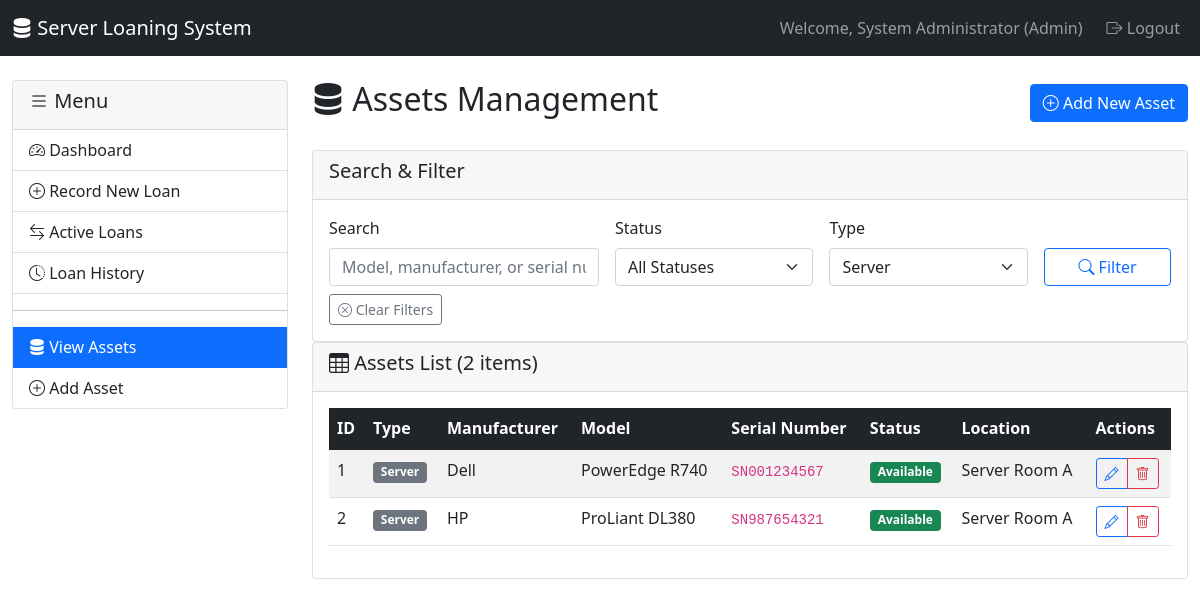
The app's page /admin/assets_list_refactored.php?type=Server (signed in) with its own data.
### tables this page shows
CREATE TABLE assets (
    asset_id INT AUTO_INCREMENT PRIMARY KEY,
    asset_type ENUM('Server', 'Security Appliance', 'Network Device', 'Other') NOT NULL,
    manufacturer VARCHAR(100),
    model VARCHAR(100) NOT NULL,
    serial_number VARCHAR(100) UNIQUE,
    specifications TEXT,
    status ENUM('Available', 'On Loan', 'Maintenance', 'Retired') DEFAULT 'Available',
    location VARCHAR(200),
    notes TEXT,
    created_at TIMESTAMP DEFAULT CURRENT_TIMESTAMP,
    updated_at TIMESTAMP DEFAULT CURRENT_TIMESTAMP ON UPDATE CURRENT_TIMESTAMP
);

### auth/check_auth.php (called while the page is built, shortened)
<?php
function getCurrentUserName() {
    return isset($_SESSION['full_name']) ? $_SESSION['full_name'] : $_SESSION['username'];
}
?>

### admin/assets_list_refactored.php (the view, shortened to what this page needs)
<?php
require_once '../auth/check_auth.php';
require_once '../config/db_config.php';
require_once '../includes/layout.php';
$search_term = $_GET['search'] ?? '';
$status_filter = $_GET['status'] ?? '';
$type_filter = $_GET['type'] ?? '';
$query = "SELECT * FROM assets WHERE 1=1";
$params = [];
$types = "";
if (!empty($type_filter)) {
    $query .= " AND asset_type = ?";
    $params[] = $type_filter;
    $types .= "s";
}
$query .= " ORDER BY created_at DESC";
if (!empty($params)) {
    $stmt = $conn->prepare($query);
    $stmt->bind_param($types, ...$params);
    $stmt->execute();
    $result = $stmt->get_result();
} else {
    $result = $conn->query($query);
}
$actionButton = '<a href="asset_add.php" class="btn btn-primary">
    <i class="bi bi-plus-circle"></i> Add New Asset
</a>';
echo renderPageHeader('Assets Management', 'server', $actionButton);
$filterForm = '
<form method="GET" class="row g-3">
    <div class="col-md-4">
        <label for="search" class="form-label">Search</label>
        <input type="text" class="form-control" name="search"
               placeholder="Model, manufacturer, or serial number"
               value="' . htmlspecialchars($search_term) . '">
    </div>
    <div class="col-md-3">
        <label for="status" class="form-label">Status</label>
        <select class="form-select" name="status">
            <option value="">All Statuses</option>
            <option value="Available"' . ($status_filter === 'Available' ? ' selected' : '') . '>Available</option>
            <option value="On Loan"' . ($status_filter === 'On Loan' ? ' selected' : '') . '>On Loan</option>
            <option value="Maintenance"' . ($status_filter === 'Maintenance' ? ' selected' : '') . '>Maintenance</option>
            <option value="Retired"' . ($status_filter === 'Retired' ? ' selected' : '') . '>Retired</option>
        </select>
    </div>
    <div class="col-md-3">
        <label for="type" class="form-label">Type</label>
        <select class="form-select" name="type">
            <option value="">All Types</option>
            <option value="Server"' . ($type_filter === 'Server' ? ' selected' : '') . '>Server</option>
            <option value="Security Appliance"' . ($type_filter === 'Security Appliance' ? ' selected' : '') . '>Security Appliance</option>
            <option value="Network Device"' . ($type_filter === 'Network Device' ? ' selected' : '') . '>Network Device</option>
            <option value="Other"' . ($type_filter === 'Other' ? ' selected' : '') . '>Other</option>
        </select>
    </div>
    <div class="col-md-2">
        <label class="form-label">&nbsp;</label>
        <div class="d-grid">
            <button type="submit" class="btn btn-outline-primary">
                <i class="bi bi-search"></i> Filter
            </button>
        </div>
    </div>
</form>';
if (!empty($search_term) || !empty($status_filter) || !empty($type_filter)) {
    $filterForm .= '<div class="mt-2">
        <a href="assets_list.php" class="btn btn-sm btn-outline-secondary">
            <i class="bi bi-x-circle"></i> Clear Filters
        </a>
    </div>';
}
echo renderCard('Search & Filter', $filterForm);
$tableContent = '';
if ($result->num_rows > 0) {
    $tableContent = '<div class="table-responsive">
        <table class="table table-striped table-hover">
            <thead class="table-dark">
                <tr>
                    <th>ID</th>
                    <th>Type</th>
                    <th>Manufacturer</th>
                    <th>Model</th>
                    <th>Serial Number</th>
                    <th>Status</th>
                    <th>Location</th>
                    <th>Actions</th>
                </tr>
            </thead>
            <tbody>';
    while ($asset = $result->fetch_assoc()) {
        $status_class = match($asset['status']) {
            'Available' => 'bg-success',
            'On Loan' => 'bg-warning text-dark',
            'Maintenance' => 'bg-info',
            'Retired' => 'bg-danger',
            default => 'bg-secondary'
        };
        $tableContent .= '<tr>
            <td>' . $asset['asset_id'] . '</td>
            <td><span class="badge bg-secondary">' . htmlspecialchars($asset['asset_type']) . '</span></td>
            <td>' . htmlspecialchars($asset['manufacturer'] ?? '') . '</td>
            <td>' . htmlspecialchars($asset['model']) . '</td>
            <td><code>' . htmlspecialchars($asset['serial_number']) . '</code></td>
            <td><span class="badge ' . $status_class . '">' . htmlspecialchars($asset['status']) . '</span></td>
            <td>' . htmlspecialchars($asset['location'] ?? '') . '</td>
            <td>
                <div class="btn-group btn-group-sm">
                    <a href="asset_edit.php?id=' . $asset['asset_id'] . '" class="btn btn-outline-primary" title="Edit">
                        <i class="bi bi-pencil"></i>
                    </a>
                    <button onclick="confirmDelete(' . $asset['asset_id'] . ')" class="btn btn-outline-danger" title="Delete">
                        <i class="bi bi-trash"></i>
                    </button>
                </div>
            </td>
        </tr>';
    }
    $tableContent .= '</tbody></table></div>';
}
echo renderCard('Assets List (' . $result->num_rows . ' items)', $tableContent, 'table');
$content = ob_get_clean();
$additionalJS = '<script>
function confirmDelete(assetId) {
    if (confirm("Are you sure you want to delete this asset? This action cannot be undone.")) {
        window.location.href = "asset_delete.php?id=" + assetId;
    }
}
</script>';
echo renderLayout('Assets List', $content, 'assets_list', '', $additionalJS);
?>

### records on screen
assets: asset_id "1", asset_type "Server", manufacturer "Dell", model "PowerEdge R740", serial_number "SN001234567", status "Available", location "Server Room A"
assets: asset_id "2", asset_type "Server", manufacturer "HP", model "ProLiant DL380", serial_number "SN987654321", status "Available", location "Server Room A"

### other values on screen
$userName "System Administrator"
$userRole "Admin"
$item['text'] "Dashboard"
$item['text'] "Record New Loan"
$item['text'] "Active Loans"
$item['text'] "Loan History"
$item['text'] "View Assets"
$item['text'] "Add Asset"
$title "Assets Management"
$title "Search & Filter Assets List (2 items)"
